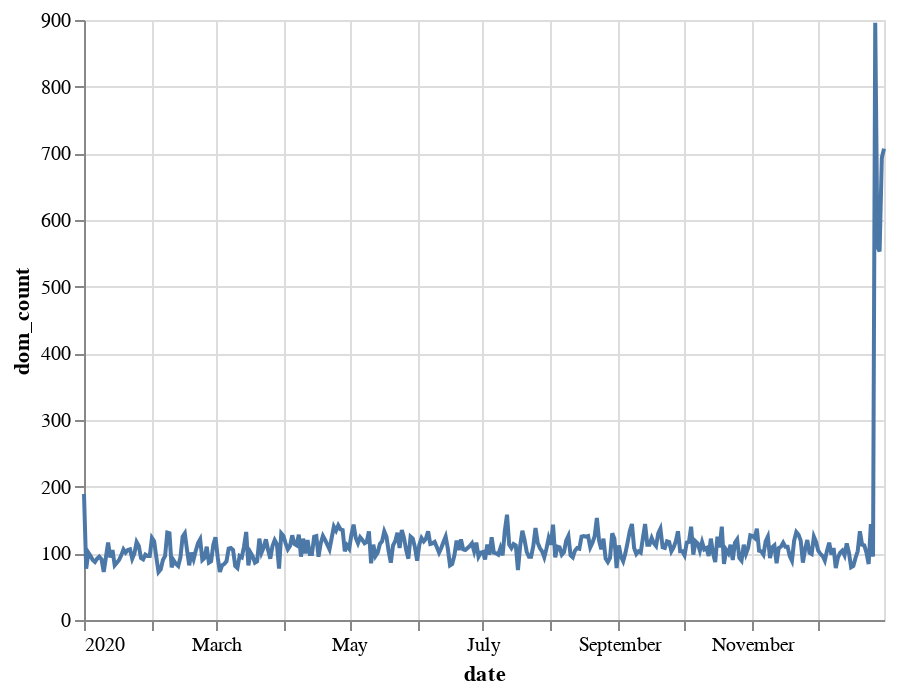

This figure's notebook cell:
### Code cell
alt.Chart(dom_grp_2020).mark_line().encode(x="date:T", y="dom_count")

### Figure 1 — Vega-Lite specification as saved in the notebook (floating-point values rounded to 4 significant figures; data arrays with more than 128 entries replaced by an {"elided": "..."} marker saying what was removed)
{"config": {"view": {"continuousWidth": 400, "continuousHeight": 300}}, "data": {"name": "data-5984d4749ba314d5f5e6cce638a228b0"}, "mark": "line", "encoding": {"x": {"type": "temporal", "field": "date"}, "y": {"type": "quantitative", "field": "dom_count"}}, "$schema": "https://vega.github.io/schema/vega-lite/v4.8.1.json", "datasets": {"data-5984d4749ba314d5f5e6cce638a228b0": {"elided": "366 records"}}}
